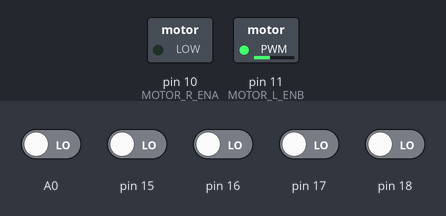
Bench run of a sketch on a simulated Arduino Uno, built with avr-gcc and run on an emulated ATmega328P. Parts: switched loads named in the sketch (green lamp = pin HIGH). Inputs (shaded band) come from the test bench; at power-on: A0, pin 15–18 LOW. Random numbers use the default seed unless the sketch sets one; what the sketch prints to the serial monitor is not drawn.

Above: at 0.1 s.
Timing chart, 0 to 1.6 s (numbered marks = the images above):
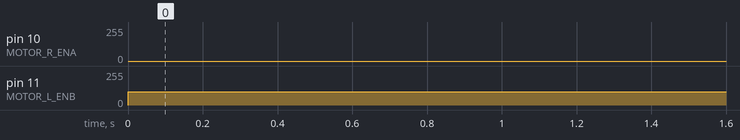

Measured:
- by itself, pin 11 (MOTOR_L_ENB): 0/255 → 100/255 at 0.00 s

The sketch:

line.ino
```cpp
#include <NewPing.h>
#define SONAR_NUM 3
#define MAX_DISTANCE 200

#define MOTOR_R_IN1 2
#define MOTOR_R_IN2 3
#define MOTOR_R_ENA 10

#define MOTOR_L_IN3 4
#define MOTOR_L_IN4 5
#define MOTOR_L_ENB 11

int WALL = 49;
int angle = 91;


 NewPing sonar[SONAR_NUM] = {
NewPing(4, 5, MAX_DISTANCE),
NewPing(6, 7, MAX_DISTANCE),
NewPing(8, 9, MAX_DISTANCE)
};

int line_sensor[5]={0,0,0,0,0}; //배열을 선언

int read_line_sensor()
{
  int i; //i라는 정수변수를 선언
  int sum=0;
  int line_index=0;
  for(i=0;i<5;i++)
{
  line_sensor[i] = 1 - digitalRead(A0+i);
  sum += line_sensor[i];
  Serial.print(line_sensor[i]);
  Serial.print("  ");
}
  Serial.println("");
 //line_sensor[0] line_sensor[1] line_sensor[2] line_sensor[3] line_sensor[4]
 //     -4            -3             -2          -1   0  1  2    3  4

 if(sum==0) line_index = -10;
 if(sum==1)
{
  if( line_sensor[0]==1) line_index = -4;
  if( line_sensor[1]==1) line_index = -2;
  if( line_sensor[2]==1) line_index = 0;
  if( line_sensor[3]==1) line_index = 2;
  if( line_sensor[4]==1) line_index = 4;
}
 if(sum==2)
{
  if( (line_sensor[0]==1) && (line_sensor[1]==1) ) line_index = -3;
  if( (line_sensor[1]==1) && (line_sensor[2]==1) ) line_index = -1;
  if( (line_sensor[2]==1) && (line_sensor[3]==1) ) line_index = 1;
  if( (line_sensor[3]==1) && (line_sensor[4]==1) ) line_index = 3;
 }
Serial.print(line_index);
Serial.println("");
} //라인 센서 구동함수


void setup(){
  Serial.begin(115200);
  }


void motor_control(int dir_l, int speed_l, int dir_r, int speed_r)
{
  if(dir_l==1) //전진
  {
    digitalWrite(MOTOR_L_IN3, HIGH);
    digitalWrite(MOTOR_L_IN4, LOW);
    analogWrite(MOTOR_L_ENB, speed_l);
  }
  else if(dir_l==-1) //후진
  {
    digitalWrite(MOTOR_L_IN3, LOW);
    digitalWrite(MOTOR_L_IN4, HIGH);
    analogWrite(MOTOR_L_ENB, speed_l);
  }
   else
   {
    digitalWrite(MOTOR_L_IN3, LOW);
    digitalWrite(MOTOR_L_IN4, LOW);
    analogWrite(MOTOR_L_ENB, 0);
   }
   if(dir_r==1) //전진
   {
    digitalWrite(MOTOR_R_IN1, HIGH);
    digitalWrite(MOTOR_R_IN2, LOW);
    analogWrite(MOTOR_R_ENA, speed_r);
   }
   else if(dir_r==-1) //후진
   {
    digitalWrite(MOTOR_R_IN1, HIGH);
    digitalWrite(MOTOR_R_IN2, LOW);
    analogWrite(MOTOR_R_ENA, speed_r);
   }

  }


void loop(){
  int index;
  index = read_line_sensor();

  switch(index)
  {
    case -4 : //정지
    motor_control(1,0,1,0);
    break;

    case -3 : //전진
    motor_control(1,100,1,100);
    break;

    case -2 : //좌회전
    motor_control(1,70,1,100);
    break;

    case -1 : // 좌회전
    motor_control(1,50,1,100);
    break;

    case 0 : // 좌회전
    motor_control(1,30,1,100);
    break;

    case 1 : //좌회전
    motor_control(1,30,1,120);
    break;

    case 2 : //우회전
    motor_control(1,100,1,70);
    break;

    case 3 : //우회전
    motor_control(1,100,1,50);
    break;

    case 4 : //우회전
    motor_control(1,100,1,30);
    break;
  }


int line_follwing();
//left_wall_tracking();
if(WALL<50){
  if(angle>90){
  motor_control(1,100,1,50);
  }

}
//cwrotation()
//center_tracking()
}
```

2_____.c
```cpp
#include <stdio.h>
#include <stdlib.h>
#include <time.h>

void score_gene();
void arr_prt();
void ranking();
void mean_score();

int Std_score[4][5];

int main()
{
score_gene();
arr_prt();
ranking();
mean_score();
}

void score_gene() {
srand((unsigned)time(NULL));
for (int i = 0;i < 5;i++) {
Std_score[0][i] = i+1;
Std_score[1][i] = rand() % 100;
Std_score[2][i] = rand() % 100;
Std_score[3][i] = rand() % 100;
}
}
void arr_prt() {
printf("\n학번\t");
for (int i = 0;i < 5;i++) printf("%d\t", Std_score[0][i]);
printf("\n수학\t");
for (int i = 0;i < 5;i++) printf("%d\t", Std_score[1][i]);
printf("\n국어\t");
for (int i = 0;i < 5;i++) printf("%d\t", Std_score[2][i]);
printf("\n영어\t");
for (int i = 0;i < 5;i++) printf("%d\t", Std_score[3][i]);
printf("\n\n");
}
void ranking() {
int score_rank[3][2];
int score_rank_who[3][2];
for (int i = 0;i < 3;i++) {
for (int j = 0;j < 5;j++) {
if (score_rank[i][0] <= Std_score[i+1][j]) {
score_rank[i][1] = score_rank[i][0];
score_rank[i][0] = Std_score[i+1][j];
score_rank_who[i][1] = score_rank_who[i][0];
score_rank_who[i][0] = j+1;
}
else if (score_rank[i][1] <= Std_score[i + 1][j]) {
score_rank[i][1] = Std_score[i + 1][j];
score_rank_who[i][1] = j+1;
}
}
}

for (int i = 0;i < 3;i++) {
if (i == 0) printf("수학 등수\n");
if (i == 1) printf("국어 등수\n");
if (i == 2) printf("영어 등수\n");
printf("1등 : %d번, %d점\n",score_rank_who[i][0],score_rank[i][0]);
printf("2등 : %d번, %d점\n", score_rank_who[i][1], score_rank[i][1]);
printf("\n\n");
}

}
void mean_score() {

for (int i = 0;i < 3;i++) {
int mean = 0;
if (i == 0) printf("수학 평균 = ");
if (i == 1) printf("국어 평균 = ");
if (i == 2) printf("영어 평균 = ");
for (int j = 0;j < 5;j++) mean += Std_score[i + 1][j];
mean /= 5;
printf("[%d]\n", mean);
}
}
```
